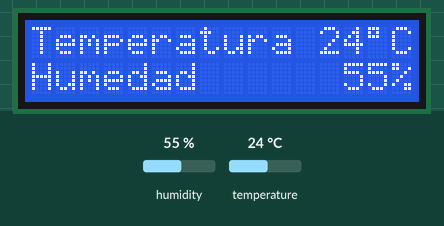
Simulated run of this sketch. Board: Arduino Uno, built with avr-gcc and run on an emulated ATmega328P. Shown: 16×2 character LCD. Inputs (shaded band) come from the test bench; at power-on: humidity 55 %, temperature 24 °C. What the sketch prints to the serial monitor is not drawn.

Above: at 1.2 s.
1.3 s: humidity set to 22 %
At 2.7 s:
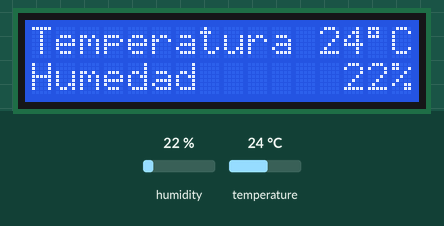
4.0 s: temperature set to 12 °C
At 5.4 s:
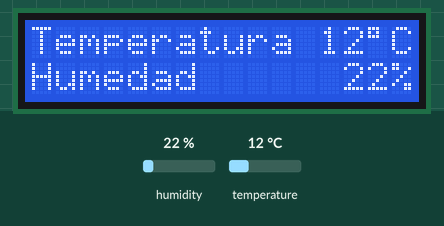
6.7 s: humidity set to 40 %
At 9.4 s:
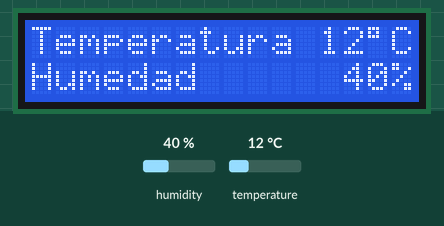
9.7 s: temperature set to 19 °C
At 10.9 s:
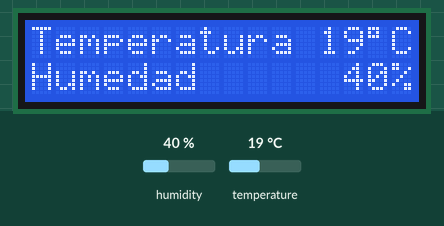
Timing chart, 0 to 12.7 s (numbered marks = the images above; inputs shaded):
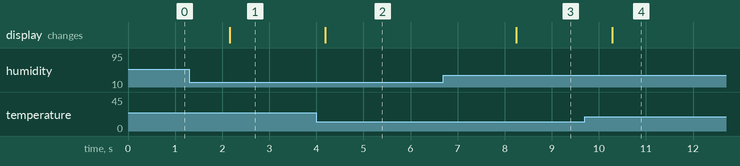

The sketch:

Temperatura_LCD.ino
```cpp
#include <Wire.h>
#include <LiquidCrystal_I2C.h>
#include "DHT.h"

#define DHTPIN 6      // Pin al que conectamos el sensor
#define DHTTYPE DHT11  // Tipo de sensor utilizado

DHT dht(DHTPIN, DHTTYPE);
LiquidCrystal_I2C lcd(0x3F, 2, 1, 0, 4, 5, 6, 7, 3, POSITIVE);

void setup() {
        Serial.begin(9600);
        lcd.begin(16, 2);
        Serial.println("Test de temperatura y humedad");
        dht.begin();
}

void loop() {
        int h = dht.readHumidity();
        int t = dht.readTemperature();
        // Primera linea LCD
        lcd.setCursor(0, 0);
        lcd.print("Temperatura");
        lcd.setCursor(12,0);
        lcd.print(t);
        lcd.print("\337C");
        // Segunda linea LCD
        lcd.setCursor(0, 1);
        lcd.print("Humedad");
        lcd.setCursor(13,1);
        lcd.print(h);
        lcd.print("%");
        // Informacion puerto serie/usb
        Serial.print("Temperatura: ");
        Serial.print(t);
        Serial.print("C, Humedad: ");
        Serial.print(h);
        Serial.println("%");
}
```

Measured:
- after the input at 1.3 s, the display: changes after 0.86 s (image 1)
- after the input at 4.0 s, the display: changes after 0.19 s (image 2)
- after the input at 6.7 s, the display: changes after 1.5 s (image 3)
- after the input at 9.7 s, the display: changes after 0.58 s (image 4)
